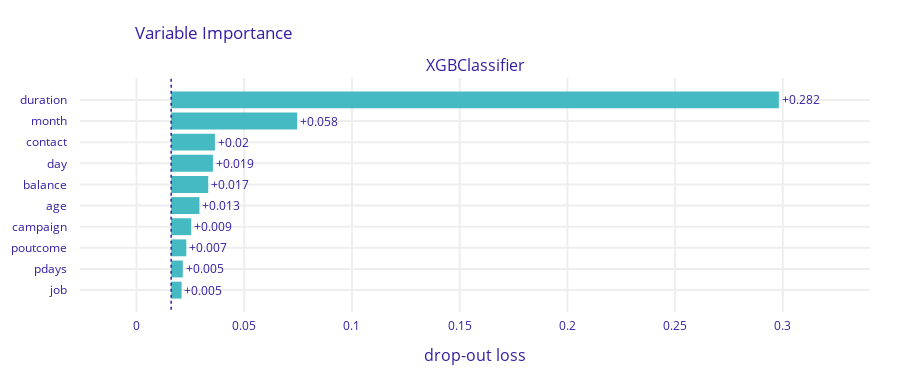

The notebook cell saved with this chart:
### Code cell
vi = exp.model_parts(N = None, B = 20, random_state=42)
vi.plot()

### Figure 1 — Plotly figure (JSON) as saved in the notebook; plotly's stock layout.template omitted (floating-point values rounded to 4 significant figures)
{"data": [{"base": 0.01608, "hoverinfo": "text", "hoverlabel": {"bgcolor": "rgba(0,0,0,0.8)"}, "hovertext": ["Model: XGBClassifier loss after<br>variable: duration is permuted: 0.298<br>Drop-out loss change: +0.282", "Model: XGBClassifier loss after<br>variable: month is permuted: 0.075<br>Drop-out loss change: +0.058", "Model: XGBClassifier loss after<br>variable: contact is permuted: 0.036<br>Drop-out loss change: +0.02", "Model: XGBClassifier loss after<br>variable: day is permuted: 0.035<br>Drop-out loss change: +0.019", "Model: XGBClassifier loss after<br>variable: balance is permuted: 0.033<br>Drop-out loss change: +0.017", "Model: XGBClassifier loss after<br>variable: age is permuted: 0.029<br>Drop-out loss change: +0.013", "Model: XGBClassifier loss after<br>variable: campaign is permuted: 0.025<br>Drop-out loss change: +0.009", "Model: XGBClassifier loss after<br>variable: poutcome is permuted: 0.023<br>Drop-out loss change: +0.007", "Model: XGBClassifier loss after<br>variable: pdays is permuted: 0.021<br>Drop-out loss change: +0.005", "Model: XGBClassifier loss after<br>variable: job is permuted: 0.021<br>Drop-out loss change: +0.005"], "marker": {"color": "#46bac2"}, "orientation": "h", "showlegend": false, "text": ["+0.282", "+0.058", "+0.02", "+0.019", "+0.017", "+0.013", "+0.009", "+0.007", "+0.005", "+0.005"], "textposition": "outside", "type": "bar", "x": [0.2821, 0.05845, 0.02032, 0.0194, 0.0172, 0.01314, 0.009286, 0.007034, 0.005413, 0.004851], "xaxis": "x", "y": ["duration", "month", "contact", "day", "balance", "age", "campaign", "poutcome", "pdays", "job"], "yaxis": "y"}], "layout": {"annotations": [{"font": {"size": 16}, "showarrow": false, "text": "XGBClassifier", "x": 0.5, "xanchor": "center", "xref": "paper", "y": 1, "yanchor": "bottom", "yref": "paper"}, {"font": {"size": 16}, "showarrow": false, "text": "drop-out loss", "x": 0.5, "xanchor": "center", "xref": "paper", "y": 0, "yanchor": "top", "yref": "paper", "yshift": -30}], "font": {"color": "#371ea3"}, "height": 383, "margin": {"b": 71, "r": 30, "t": 78}, "shapes": [{"line": {"color": "#371ea3", "dash": "dot", "width": 1.5}, "type": "line", "x0": 0.01608, "x1": 0.01608, "xref": "x", "y0": -1, "y1": 10, "yref": "y"}], "title": {"text": "Variable Importance", "x": 0.15}, "xaxis": {"anchor": "y", "automargin": true, "domain": [0, 1], "fixedrange": true, "gridwidth": 2, "range": [-0.02623, 0.3405], "tickcolor": "white", "ticklen": 3, "ticks": "outside", "type": "linear", "zeroline": false}, "yaxis": {"anchor": "x", "automargin": true, "autorange": "reversed", "domain": [0, 1], "fixedrange": true, "gridwidth": 2, "tickcolor": "white", "ticklen": 10, "ticks": "outside", "type": "category"}}}
